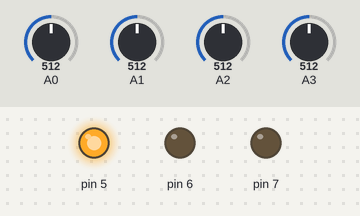
The sketch below on a simulated Arduino Uno, built with avr-gcc and run on an emulated ATmega328P. Parts: output pins drawn as LEDs (lit = HIGH). Inputs (shaded band) come from the test bench; at power-on: A0 = 512, A1 = 512, A2 = 512, A3 = 512. What the sketch prints to the serial monitor is not drawn.

Above: at 0.05 s.
At 0.6 s:
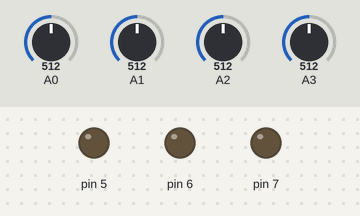
At 2.25 s:
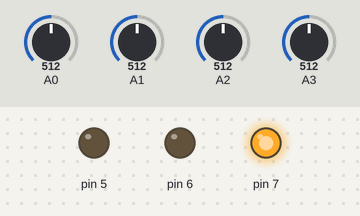
At 5.45 s:
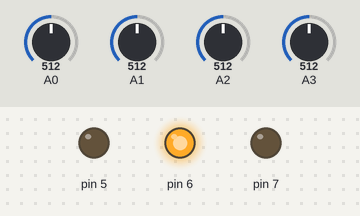
Timing chart, 0 to 5.8 s (numbered marks = the images above):
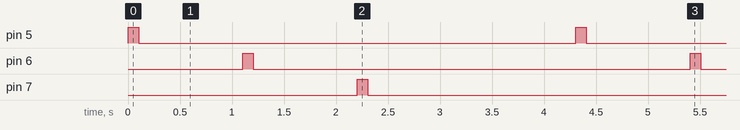

Measured:
- by itself, pin 5–7: alternates HIGH for 0.10 s and LOW for 4.2 s
- by itself, everything shown: repeats every 4.3 s, in 6 steps

The sketch:

_4Sensors.ino
```cpp
void setup() {
  // put your setup code here, to run once
  Serial.begin(9600);
  pinMode(5, OUTPUT);
  pinMode(6, OUTPUT);
  pinMode(7, OUTPUT);
}

int oldV;

void loop() {
  // Light ( 2 sensors )
  int valoareIluminare1 = analogRead(2);
  int valoareIluminare2 = analogRead(3);
  Serial.print("Iluminare 1: ");
  Serial.println(valoareIluminare1, DEC);
  Serial.print("Iluminare 2: ");
  Serial.println(valoareIluminare2, DEC);

  digitalWrite(5, HIGH);
  delay(100);
  digitalWrite(5, LOW);
  delay(1000);

  // Temperature
  float temperatura = readTempInCelsius(10,1);
  Serial.print("Temperatura: ");
  Serial.print(temperatura);
  Serial.print("  ");
  Serial.write(176);
  Serial.println("C");

  digitalWrite(6, HIGH);
  delay(100);
  digitalWrite(6, LOW);
  delay(1000);

  // Umidity
  int v = analogRead(0);
  v = smooth(v, 0.99, oldV);
  oldV = v;
  Serial.print("Umiditate: ");
  Serial.println(v);
  Serial.println();

  digitalWrite(7, HIGH);
  delay(100);
  digitalWrite(7, LOW);
  delay(1000);

  delay(1000);
}

float readTempInCelsius(int count, int pin) {
  float temperaturaMediata = 0;
  float sumaTemperatura = 0;
  for (int i =0; i < count; i++) {
    int reading = analogRead(pin);
    float voltage = reading * 5.0;
    voltage /= 1024.0;
    float temperatureCelsius = (voltage - 0.5) * 100 ;
    sumaTemperatura = sumaTemperatura + temperatureCelsius;
  }
  return sumaTemperatura / (float)count;
}

int smooth(int data, float filterVal, float smoothedVal)
{
  if(filterVal > 1)
  {
    filterVal = 99;
  }
  else
    if (filterVal <= 0)
    {
      filterVal = 0;
    }
  smoothedVal = (data *(1 - filterVal)) + (smoothedVal * filterVal);

  return (int)smoothedVal;
}
```
